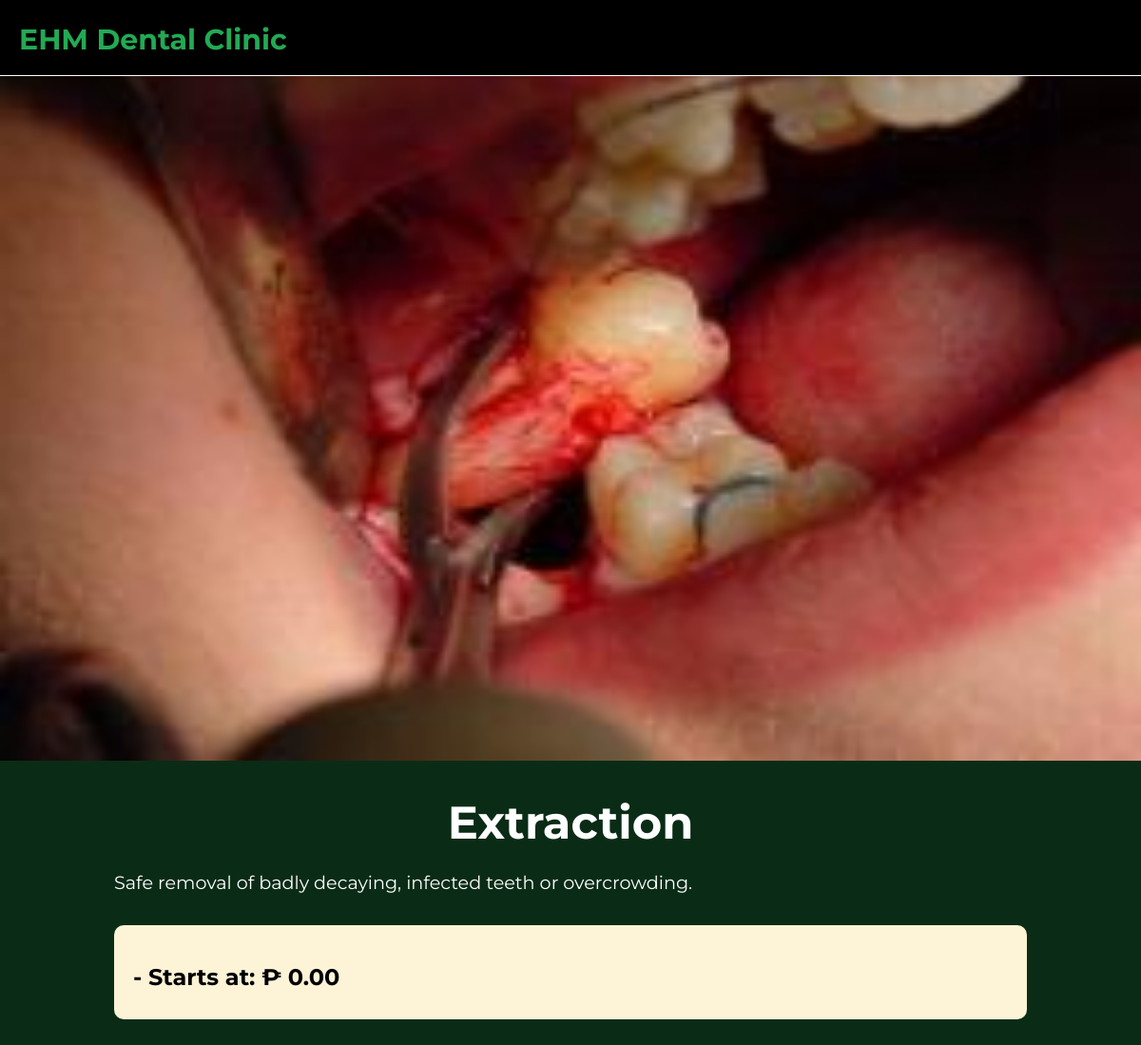
The app's page /HOME_PAGE/SERVICES/Extraction.php, older data.
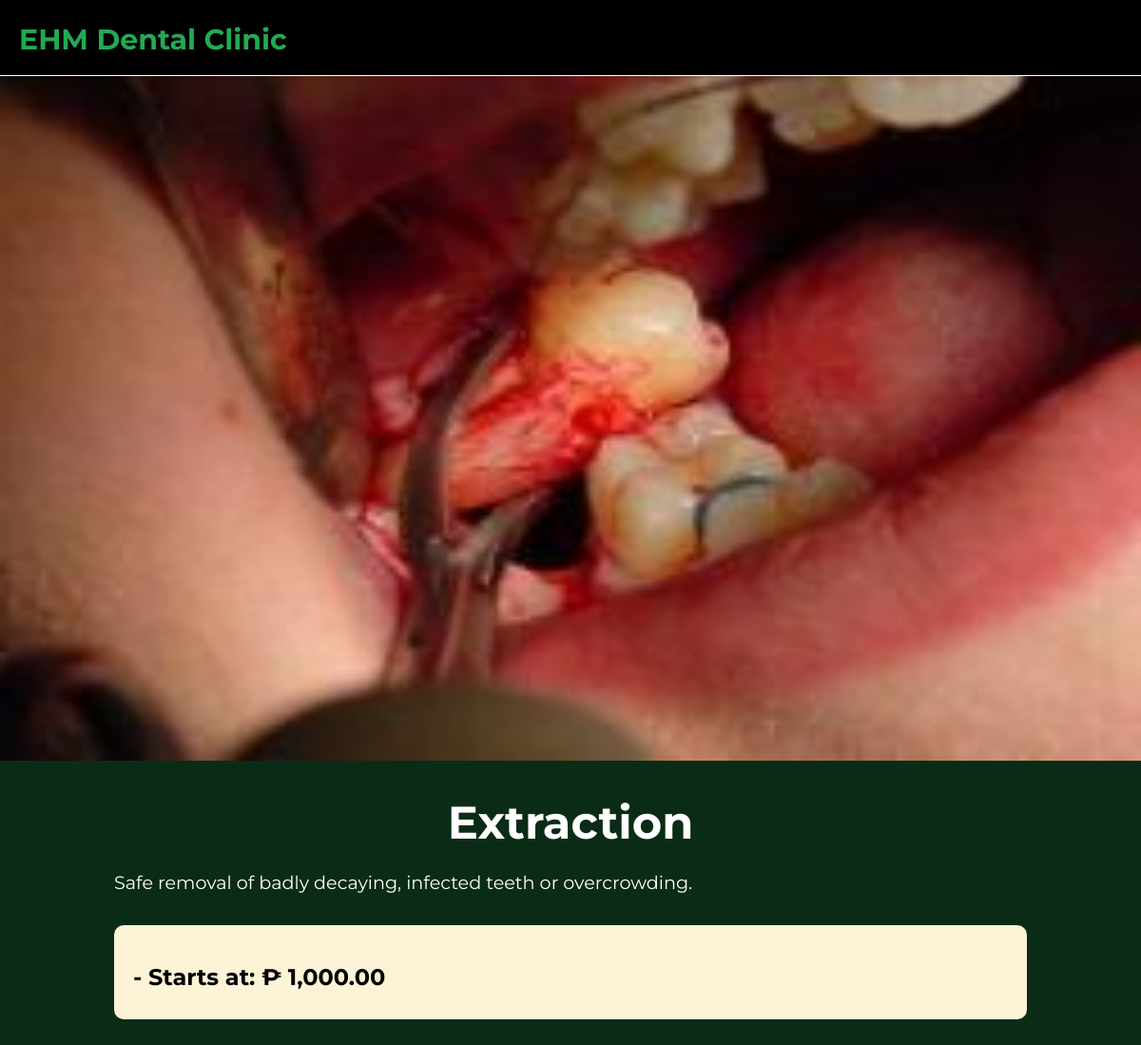
The same page, newer data.
### tables this page shows
CREATE TABLE `tbl_services` (
  `id` int(11) NOT NULL,
  `service_image` varchar(255) NOT NULL,
  `service_name` varchar(100) NOT NULL,
  `service_description` text NOT NULL,
  `price` decimal(10,2) NOT NULL
);

### HOME_PAGE/SERVICES/Extraction.php (the view, shortened to what this page needs)
<?php
include("../../dbcon.php");
$service_name = isset($_GET['service_name']) ? htmlspecialchars($_GET['service_name']) : 'Extraction';
$sql = "SELECT * FROM tbl_services WHERE service_name = ?";
$stmt = $con->prepare($sql);
$stmt->bind_param("s", $service_name);
$stmt->execute();
$result = $stmt->get_result();
if ($result->num_rows > 0) {
  $row = $result->fetch_assoc();
  $service_description = $row['service_description'];
  $price = number_format($row['price'], 2);
  $service_image = !empty($row['service_image']) ? basename($row['service_image']) : 'default.jpg';
} else {
  echo "Service not found.";
  exit;
}
?>
<!DOCTYPE html>
<html lang="en">
<head>
  <link rel="stylesheet" href="style.css">
  <link rel="stylesheet" href="master.css">
</head>
<body>
  <nav>
    <a href="../Home_page.php#Services">
      <div class="logo">
        <h1>EHM Dental Clinic</h1>
      </div>
    </a>
  </nav>
  <div class="img-container">
    <img src="/DENTAL/HOME_PAGE/SERVICES/SERVICES_IMAGES/<?php echo htmlspecialchars(basename($service_image)); ?>"
      alt="<?php echo htmlspecialchars($service_name); ?>"
      onerror="this.src='/DENTAL/HOME_PAGE/SERVICES/SERVICES_IMAGES/default.jpg';">
  </div>
  <div class="container">
    <h1><?php echo htmlspecialchars($service_name); ?></h1>
    <p><?php echo htmlspecialchars($service_description); ?></p>
    <div class="price-item">
      <h2>
        - Starts at: ₱ <?php echo $price; ?>
      </h2>
    </div>
  </div>
</body>
</html>

Row changes from the older to the newer data that the page shows:
changed tbl_services "Safe removal of badly decaying, infected teeth or overcrowding.": price "0.00" → "1,000.00"
